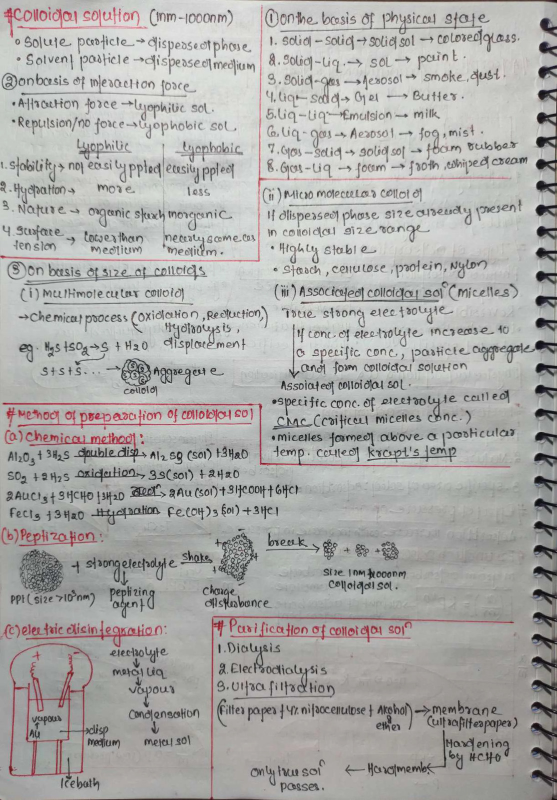
#> input picture WhatsApp Image 2026-01-19 at 9.36.54 AM (1).jpeg, 1114 x 1600 px (shown at 1/2 size)
$ python -i preprocessing.py   (imports and definitions only)
#> lines starting #> are read from the running program, lines starting #| are printed output that depends on the picture
"""
Image preprocessing module optimized for handwritten notes.
Handles: grayscale conversion, denoising, contrast enhancement, deskewing, resizing.
"""
import cv2
import numpy as np
from pathlib import Path
import tempfile
from skimage import exposure
import logging

logger = logging.getLogger(__name__)


def preprocess_image(image_path: str) -> str:
    """
    Preprocess notebook image for optimal OCR performance.

    Args:
        image_path: Path to input image (JPEG/PNG)

    Returns:
        Path to processed image (temporarily saved)
    """
    # Load image
    img = cv2.imread(image_path)
#> img is the input picture: shape (1600, 1114, 3); mean B, G, R 168.9, 170.9, 171.6
    if img is None:
        raise ValueError(f"Could not load image: {image_path}")

    # Step 1: Convert to grayscale
    gray = cv2.cvtColor(img, cv2.COLOR_BGR2GRAY)
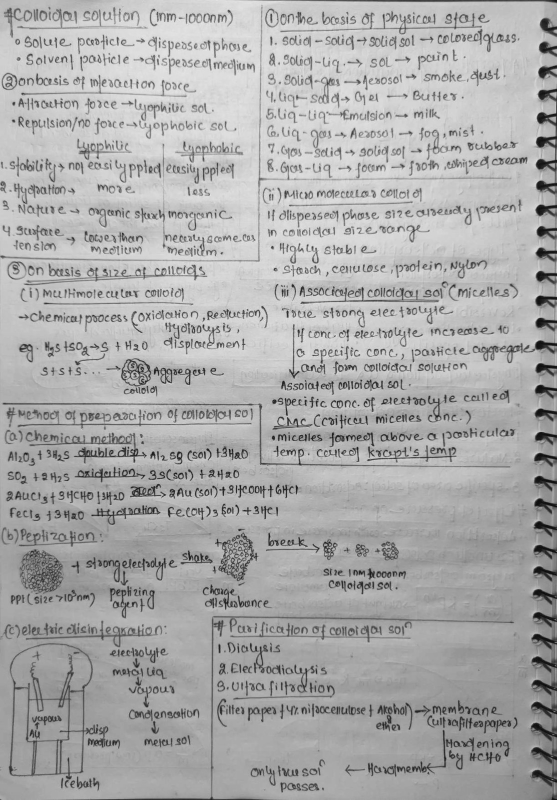
#> gray: shape (1600, 1114) (shown at 1/2 size); min 0, max 244, mean 170.9

    # Step 2: Remove noise
    denoised = _remove_noise(gray)

    # Step 3: Increase contrast
    contrasted = _increase_contrast(denoised)

    # Step 4: Correct skew (deskew) - gracefully handle failures
    deskewed = _deskew_image(contrasted)

    # Step 5: Resize to optimal OCR resolution (preserving aspect ratio)
    resized = _resize_for_ocr(deskewed)

    # Save processed image temporarily
    processed_path = _save_temp_image(resized, image_path)

    return processed_path


def _remove_noise(image: np.ndarray) -> np.ndarray:
    """
    Remove noise while preserving text edges.
    Uses adaptive filtering suitable for handwritten text.
    """
    try:
        # Non-local means denoising - better for preserving text details
        denoised = cv2.fastNlMeansDenoising(
            image, None, h=10, templateWindowSize=7, searchWindowSize=21
        )
        # Additional bilateral filter for handwritten notes (reduces noise, preserves edges)
        denoised = cv2.bilateralFilter(denoised, 5, 50, 50)
        return denoised
    except Exception as e:
        logger.warning(f"Noise removal failed: {e}, using original image")
        return image


def _increase_contrast(image: np.ndarray) -> np.ndarray:
    """
    Increase contrast using adaptive histogram equalization.
    Optimized for varying lighting conditions in notebook photos.
    """
    try:
        # CLAHE (Contrast Limited Adaptive Histogram Equalization)
        # Increased clip limit for better contrast in handwritten notes
        clahe = cv2.createCLAHE(clipLimit=3.0, tileGridSize=(8, 8))
        enhanced = clahe.apply(image)
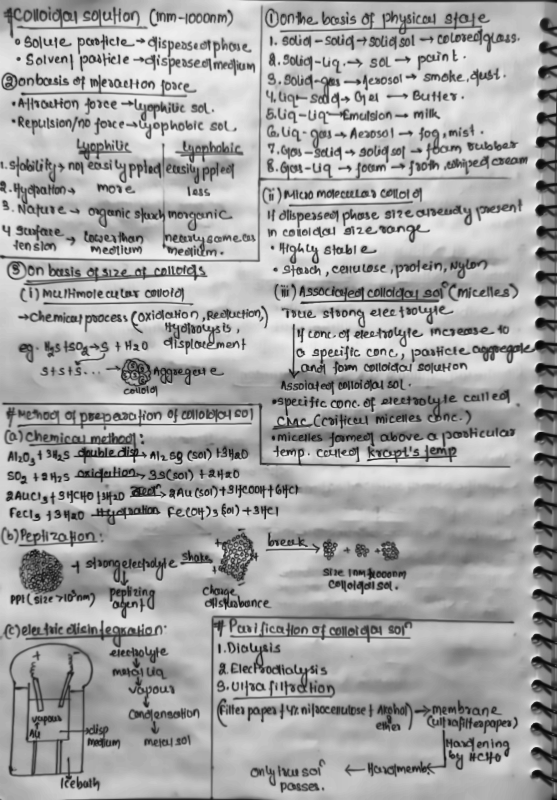
#> enhanced: shape (1600, 1114) (shown at 1/2 size); min 6, max 243, mean 164.8

        # Additional contrast stretching
        enhanced = exposure.rescale_intensity(enhanced, in_range='image', out_range=(0, 255))
        enhanced = enhanced.astype(np.uint8)

        return enhanced
    except Exception as e:
        logger.warning(f"Contrast enhancement failed: {e}, using original image")
        return image


def _deskew_image(image: np.ndarray) -> np.ndarray:
    """
    Correct image rotation/skew using Hough line detection.
    Critical for handwritten notes which often have rotation.
    Gracefully handles failures by returning original image.
    """
    try:
        # Detect edges
        edges = cv2.Canny(image, 50, 150, apertureSize=3)
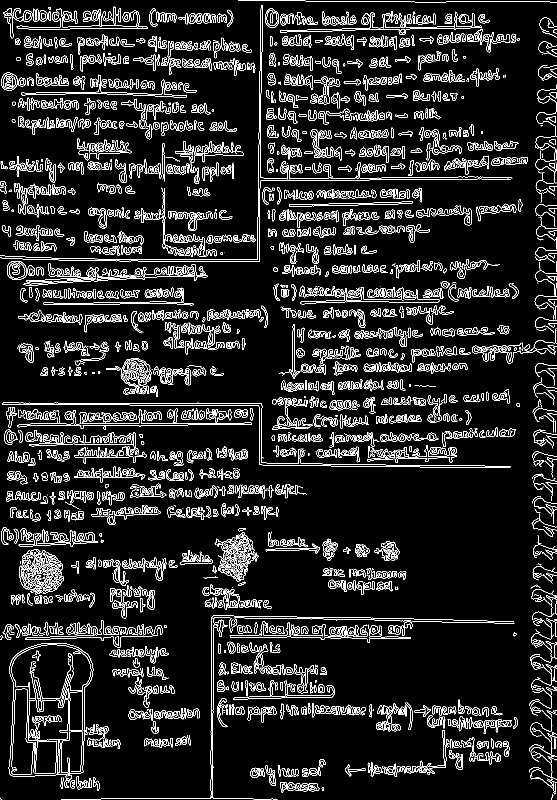
#> edges: shape (1600, 1114) (shown at 1/2 size); 9.2% white in thin lines or dots

        # Detect lines using Hough transform
        # Handle OpenCV version differences safely
        try:
            lines = cv2.HoughLines(edges, 1, np.pi / 180, 200)
        except Exception as e:
            logger.warning(f"HoughLines failed: {e}, skipping deskew")
            return image

        if lines is None or len(lines) == 0:
            # No lines detected, return original image
            return image

        # Safely extract line data
        try:
            # Calculate angles from detected lines
            angles = []
            lines_to_check = min(50, len(lines))  # Limit to first 50 lines
#> lines_to_check = 50

            for i in range(lines_to_check):
                try:
                    line = lines[i]
                    # Handle both OpenCV 3.x (array) and 4.x (ndarray) formats
                    if isinstance(line, np.ndarray):
                        if line.ndim == 1:
                            rho, theta = float(line[0]), float(line[1])
                        else:
                            rho, theta = float(line[0][0]), float(line[0][1])
                    else:
                        # Fallback for other formats
                        rho, theta = float(line[0]), float(line[1])

                    angle = theta * 180 / np.pi - 90
                    # Only consider reasonable angles
                    if -45 < angle < 45:
                        angles.append(angle)
                except (IndexError, ValueError, TypeError) as e:
                    logger.debug(f"Error processing line {i}: {e}, skipping")
                    continue
#> this loop made 50 passes
#> (rho, theta, angle) on passes 1 to 12: (806, 1.57, 2.5e-06), (1223, 1.59, 1), (847, 1.57, 2.5e-06), (850, 1.57, 2.5e-06), (519, 0, -90), (3, 1.57, 2.5e-06), (809, 1.57, 2.5e-06), (1103, 0, -90), (916, 1.59, 1), (522, 0.0175, -89), (422, 0, -90), (585, 0, -90)
#> after the loop, angles = 26 values, max 1 at index 1, min -45 at index 9, mean -17.5

            if not angles or len(angles) == 0:
                return image

            # Use median angle for robustness against outliers
            median_angle = np.median(angles)
#> median_angle = -1

            # Only rotate if skew is significant (> 0.3 degrees) - more sensitive for handwritten notes
            if abs(median_angle) <= 0.3:
                return image

            # Get image center
            h, w = image.shape
#> h = 1600; w = 1114
            center = (w // 2, h // 2)
#> center = (557, 800)

            # Create rotation matrix
            M = cv2.getRotationMatrix2D(center, median_angle, 1.0)
#> M = [[1, -0.0175, 14.05], [0.0175, 1, -9.6]]

            # Calculate new dimensions to fit rotated image
            cos = np.abs(M[0, 0])
#> cos = 1
            sin = np.abs(M[0, 1])
#> sin = 0.0175
            new_w = int((h * sin) + (w * cos))
#> new_w = 1141
            new_h = int((h * cos) + (w * sin))
#> new_h = 1619

            # Adjust rotation matrix for new dimensions
            M[0, 2] += (new_w / 2) - center[0]
            M[1, 2] += (new_h / 2) - center[1]

            # Apply rotation
            rotated = cv2.warpAffine(
                image, M, (new_w, new_h),
                flags=cv2.INTER_CUBIC,
                borderMode=cv2.BORDER_REPLICATE
            )
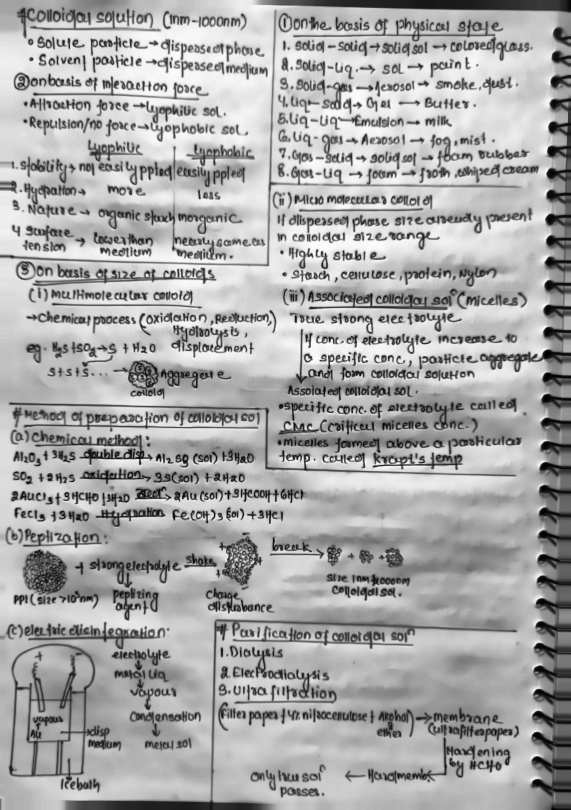
#> rotated: shape (1619, 1141) (shown at 1/2 size); min 0, max 255, mean 169

            return rotated

        except Exception as e:
            logger.warning(f"Deskew angle calculation failed: {e}, returning original image")
            return image

    except Exception as e:
        logger.warning(f"Deskew operation failed: {e}, returning original image")
        return image


def _resize_for_ocr(image: np.ndarray, target_dpi: int = 300) -> np.ndarray:
    """
    Resize image to optimal OCR resolution while preserving aspect ratio.

    OCR models typically work best at 300 DPI or ~2400 pixels on the long side.
    This preserves readability while keeping processing efficient.
    """
#> called with target_dpi = 300
    try:
        # Safely get image dimensions
        if image.ndim == 2:
            h, w = image.shape
#> h = 1619; w = 1141
        elif image.ndim == 3:
            h, w = image.shape[:2]
        else:
            logger.warning(f"Unexpected image dimensions: {image.ndim}, returning original")
            return image

        long_side = max(h, w)
#> long_side = 1619

        # Optimal long side for OCR: 2400 pixels (300 DPI for 8-inch page)
        optimal_long_side = 2400

        # Resize based on current size
        if long_side != optimal_long_side:
            # Calculate scale factor to reach optimal size
            scale = optimal_long_side / long_side
#> scale = 1.48
            new_w = int(w * scale)
#> new_w = 1691
            new_h = int(h * scale)
#> new_h = 2400

            # Validate dimensions
            if new_w <= 0 or new_h <= 0:
                logger.warning(f"Invalid resize dimensions: {new_w}x{new_h}, returning original")
                return image

            # Choose interpolation based on upscaling or downscaling
            if scale > 1:
                # Upscaling - use cubic for better quality
                resized = cv2.resize(image, (new_w, new_h), interpolation=cv2.INTER_CUBIC)
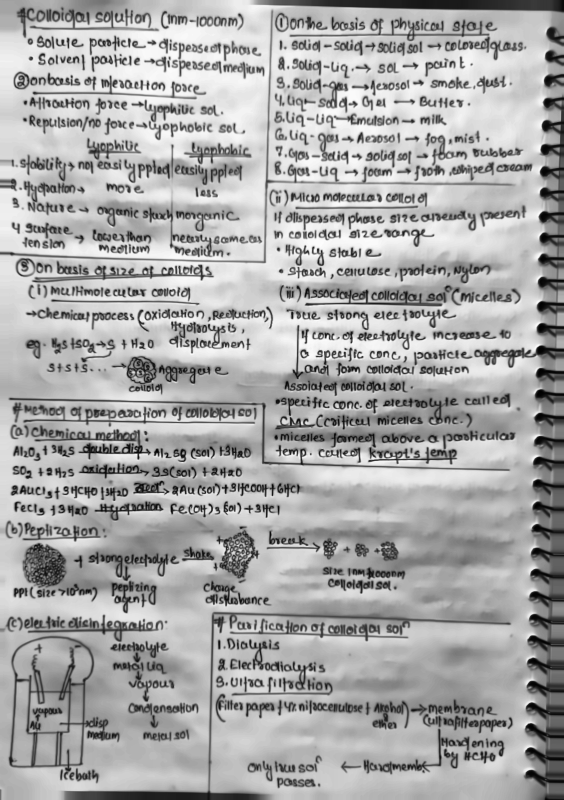
#> resized: shape (2400, 1691) (shown at 1/3 size); min 0, max 255, mean 169
            else:
                # Downscaling - use area for better quality
                resized = cv2.resize(image, (new_w, new_h), interpolation=cv2.INTER_AREA)

            return resized
        else:
            # Already at optimal size
            return image.copy()

    except Exception as e:
        logger.warning(f"Resize operation failed: {e}, returning original image")
        return image


def _save_temp_image(image: np.ndarray, original_path: str) -> str:
    """
    Save processed image to temporary file.
    Preserves original filename with '_processed' suffix.
    """
    try:
        # Validate image
        if image is None or image.size == 0:
            raise ValueError("Invalid image to save")

        # Ensure image is uint8
        if image.dtype != np.uint8:
            if image.max() <= 1.0:
                image = (image * 255).astype(np.uint8)
            else:
                image = image.astype(np.uint8)

        original_path_obj = Path(original_path)
        temp_dir = Path(tempfile.gettempdir()) / "ocr_preprocessing"
        temp_dir.mkdir(exist_ok=True, parents=True)

        # Create processed filename
        processed_filename = f"{original_path_obj.stem}_processed.png"
        processed_path = temp_dir / processed_filename

        # Save as PNG (lossless)
        success = cv2.imwrite(str(processed_path), image, [cv2.IMWRITE_PNG_COMPRESSION, 1])

        if not success:
            raise ValueError(f"Failed to save image to {processed_path}")

        if not processed_path.exists():
            raise FileNotFoundError(f"Image file was not created at {processed_path}")

        return str(processed_path)

    except Exception as e:
        logger.error(f"Failed to save processed image: {e}")
        # Fallback: save to same directory as original with a different name
        try:
            original_path_obj = Path(original_path)
            fallback_path = original_path_obj.parent / f"{original_path_obj.stem}_processed_fallback.png"
            cv2.imwrite(str(fallback_path), image)
            return str(fallback_path)
        except Exception as e2:
            logger.error(f"Fallback save also failed: {e2}")
            # Last resort: return original path
            logger.warning("Returning original image path as last resort")
            return original_path

>>> result = preprocess_image('../../../WhatsApp Image 2026-01-19 at 9.36.54 AM (1).jpeg')

$ run again, on WhatsApp Image 2026-01-19 at 9.36.54 AM.jpeg
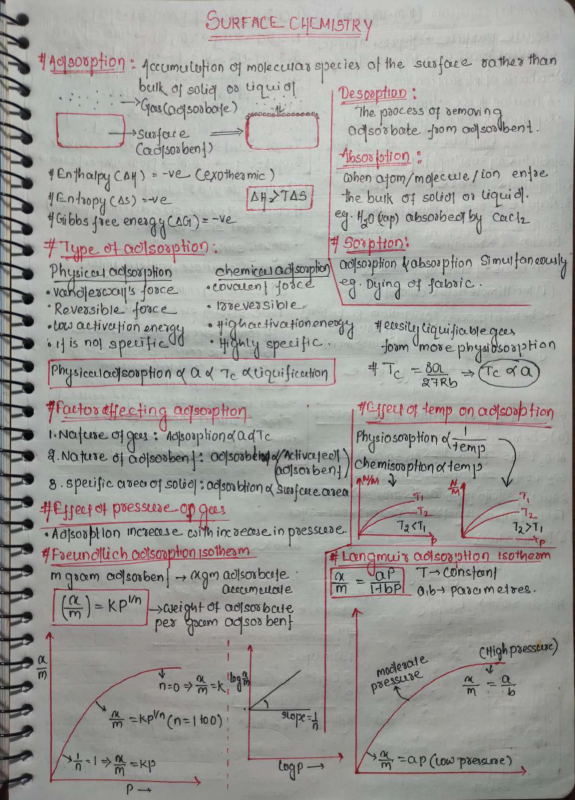
#> input picture WhatsApp Image 2026-01-19 at 9.36.54 AM.jpeg, 1150 x 1600 px (shown at 1/2 size)
#> in preprocess_image, img is the input picture: shape (1600, 1150, 3); mean B, G, R 154, 157.8, 158.7
#> in _deskew_image, `edges = cv2.Canny(image, 50, 150, apertureSize=3)`:
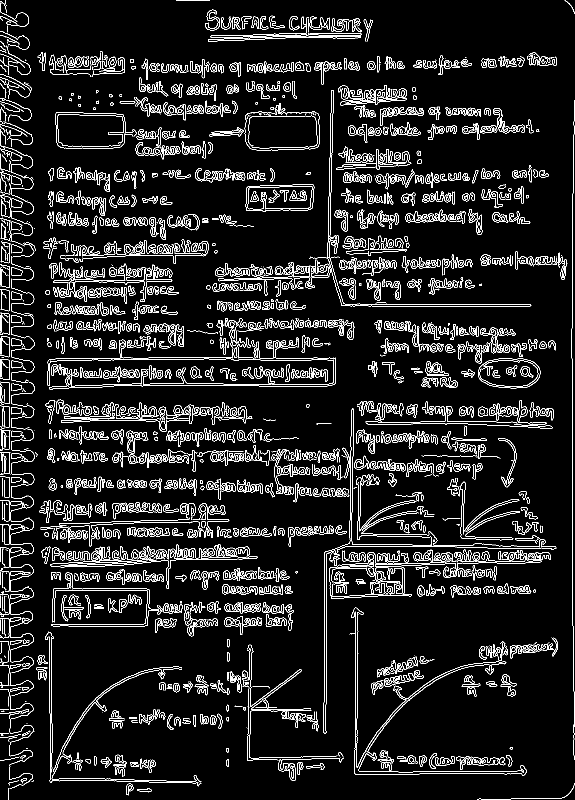
#> edges: shape (1600, 1150) (shown at 1/2 size); 8.1% white in thin lines or dots
#> lines = 888 rows, first 8: [19, 0], [1144, 0], [1, 0], [612, 1.57], [4, 0], [23, 0], [648, 0], [1158, 1.54]
#> lines_to_check = 50
#> the loop in _deskew_image, `for i in range(lines_to_check):` made 50 passes
#> (rho, theta, angle) on passes 1 to 8: (19, 0, -90), (1144, 0, -90), (1, 0, -90), (612, 1.57, 2.5e-06), (4, 0, -90), (23, 0, -90), (648, 0, -90), (1158, 1.54, -2)
#> after the loop in _deskew_image, `for i in range(lines_to_check):`: angles = 29 values, max 2 at index 10, min -45 at index 11, mean -8.17
#> median_angle = -1
#> M = [[1, -0.0175, 14.05], [0.0175, 1, -9.91]]
#> cos = 1
#> sin = 0.0175
#> in _deskew_image, `new_w = int((h * sin) + (w * cos))`: new_w = 1177
#> in _deskew_image, `new_h = int((h * cos) + (w * sin))`: new_h = 1619
#> in _resize_for_ocr, `resized = cv2.resize(image, (new_w, new_h), interpolation=cv2.INTER_CU..`:
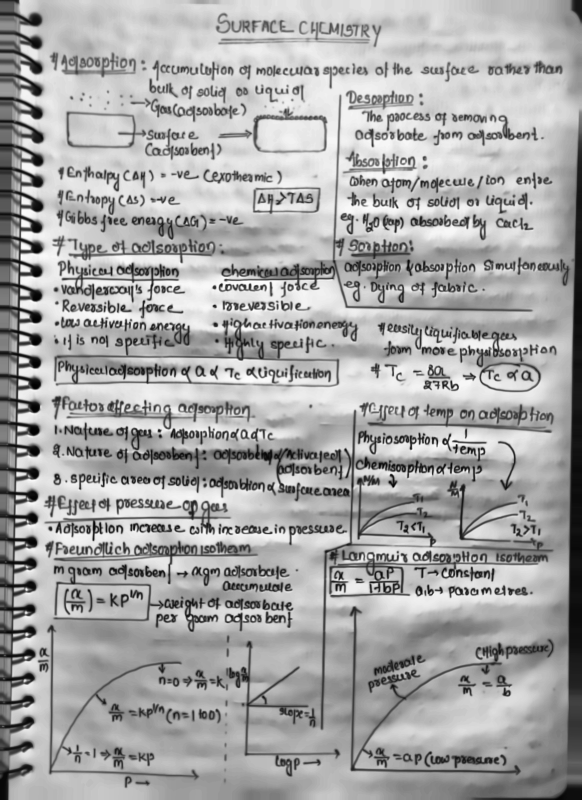
#> resized: shape (2400, 1744) (shown at 1/3 size); min 0, max 255, mean 167.9

$ run again, on WhatsApp Image 2026-01-19 at 9.36.55 AM.jpeg
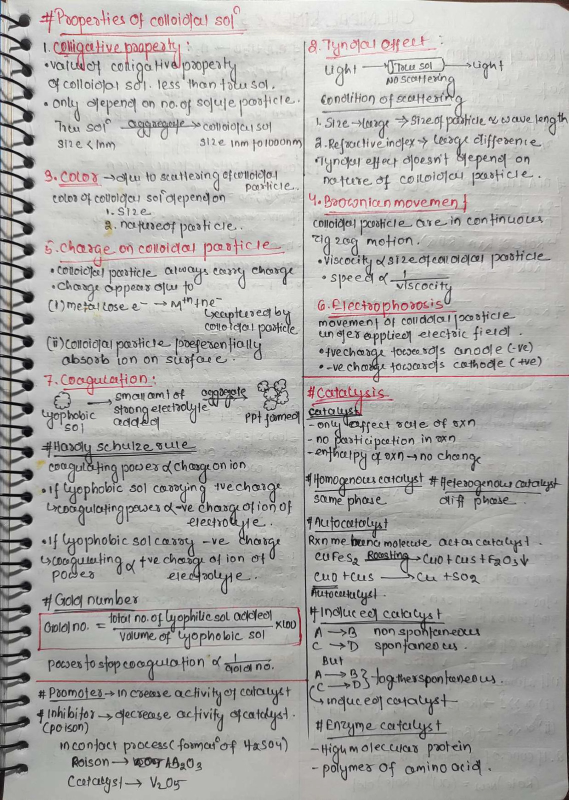
#> input picture WhatsApp Image 2026-01-19 at 9.36.55 AM.jpeg, 1137 x 1600 px (shown at 1/2 size)
#> in preprocess_image, img is the input picture: shape (1600, 1137, 3); mean B, G, R 169.6, 172.1, 173.3
#> in _deskew_image, `edges = cv2.Canny(image, 50, 150, apertureSize=3)`:
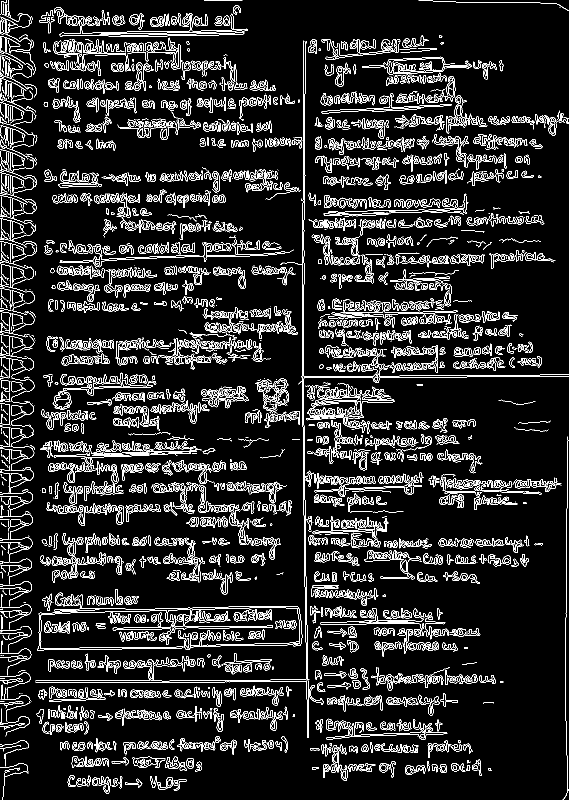
#> edges: shape (1600, 1137) (shown at 1/2 size); 9.9% white in thin lines or dots
#> lines_to_check = 50
#> the loop in _deskew_image, `for i in range(lines_to_check):` made 50 passes
#> (rho, theta, angle) on passes 1 to 8: (2, 0, -90), (607, 0, -90), (24, 0, -90), (-592, 3.12, 89), (605, 0, -90), (-589, 3.12, 89), (1364, 1.57, 2.5e-06), (10, 0, -90)
#> after the loop in _deskew_image, `for i in range(lines_to_check):`: angles = [2.5e-06, -1, 2.5e-06, 2.5e-06, -1, -1, -1, -1, -1, -1, -45, -45, -45, -45, -45, 2.5e-06, -45, -1, -45, -45, -1, -45, -45]
#> median_angle = -1
#> M = [[1, -0.0175, 14.05], [0.0175, 1, -9.79]]
#> cos = 1
#> sin = 0.0175
#> in _deskew_image, `new_w = int((h * sin) + (w * cos))`: new_w = 1164
#> in _deskew_image, `new_h = int((h * cos) + (w * sin))`: new_h = 1619
#> in _resize_for_ocr, `resized = cv2.resize(image, (new_w, new_h), interpolation=cv2.INTER_CU..`:
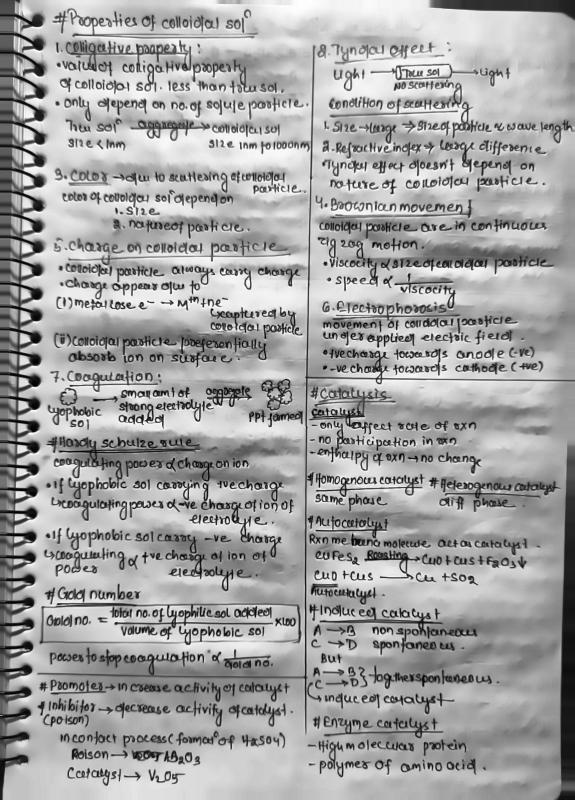
#> resized: shape (2400, 1725) (shown at 1/3 size); min 0, max 255, mean 163.2
